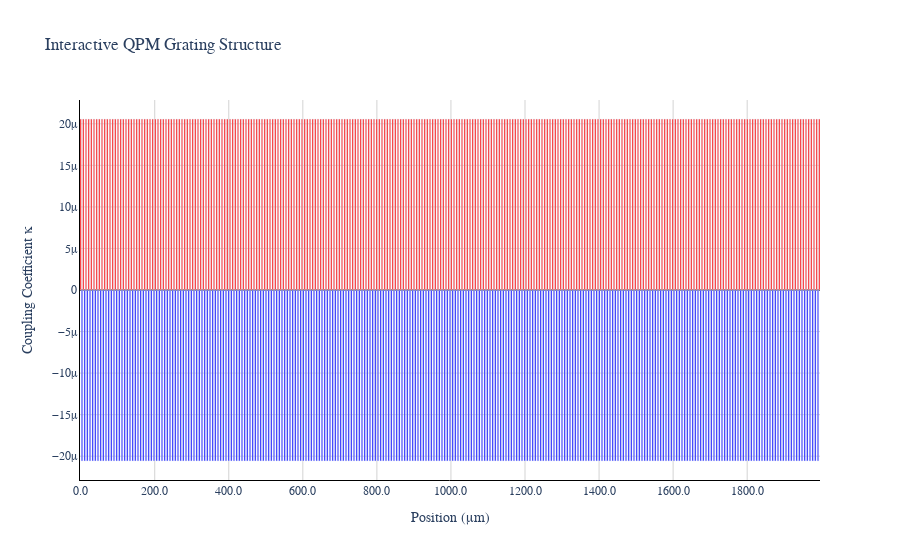
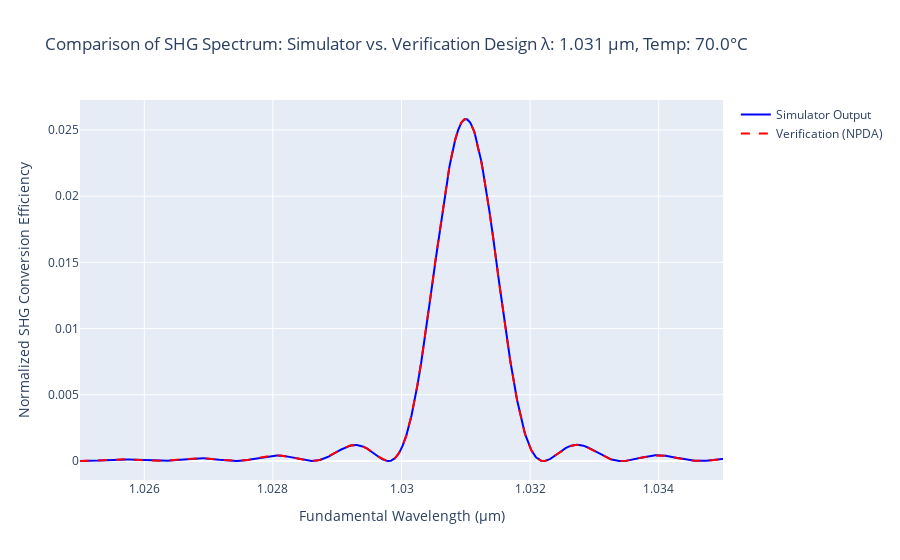

Here is the notebook cell these charts were saved with, in order:
### Code cell
main()

### Figure 1 — Plotly figure (JSON) as saved in the notebook; plotly's stock layout.template omitted (floating-point values rounded to 4 significant figures; data arrays with more than 128 entries replaced by an {"elided": "..."} marker saying what was removed)
{"data": [{"hoverinfo": "text", "hovertext": {"elided": "555 str values"}, "marker": {"color": {"elided": "555 str values"}}, "name": "Domains", "type": "bar", "width": {"elided": "555 float values"}, "x": {"elided": "555 float values"}, "y": {"elided": "555 float values"}}], "layout": {"bargap": 0, "font": {"family": "Arial, sans-serif", "size": 12}, "plot_bgcolor": "white", "title": {"text": "Interactive QPM Grating Structure"}, "xaxis": {"gridcolor": "lightgrey", "linecolor": "black", "linewidth": 1, "showline": true, "tickformat": ".1f", "title": {"text": "Position (μm)"}}, "yaxis": {"gridcolor": "lightgrey", "linecolor": "black", "linewidth": 1, "showline": true, "title": {"text": "Coupling Coefficient κ"}, "zeroline": true, "zerolinecolor": "black", "zerolinewidth": 1.5}}}

### Figure 2 — Plotly figure (JSON) as saved in the notebook; plotly's stock layout.template omitted (floating-point values rounded to 4 significant figures; data arrays with more than 128 entries replaced by an {"elided": "..."} marker saying what was removed)
{"data": [{"line": {"color": "blue"}, "mode": "lines", "name": "Simulator Output", "type": "scatter", "x": {"elided": "1000 float values"}, "y": {"elided": "1000 float values"}}, {"line": {"color": "red", "dash": "dash"}, "mode": "lines", "name": "Verification (NPDA)", "type": "scatter", "x": {"elided": "1000 float values"}, "y": {"elided": "1000 float values"}}], "layout": {"title": {"text": "Comparison of SHG Spectrum: Simulator vs. Verification\nDesign λ: 1.031 μm, Temp: 70.0°C"}, "xaxis": {"title": {"text": "Fundamental Wavelength (μm)"}}, "yaxis": {"title": {"text": "Normalized SHG Conversion Efficiency"}}}}
